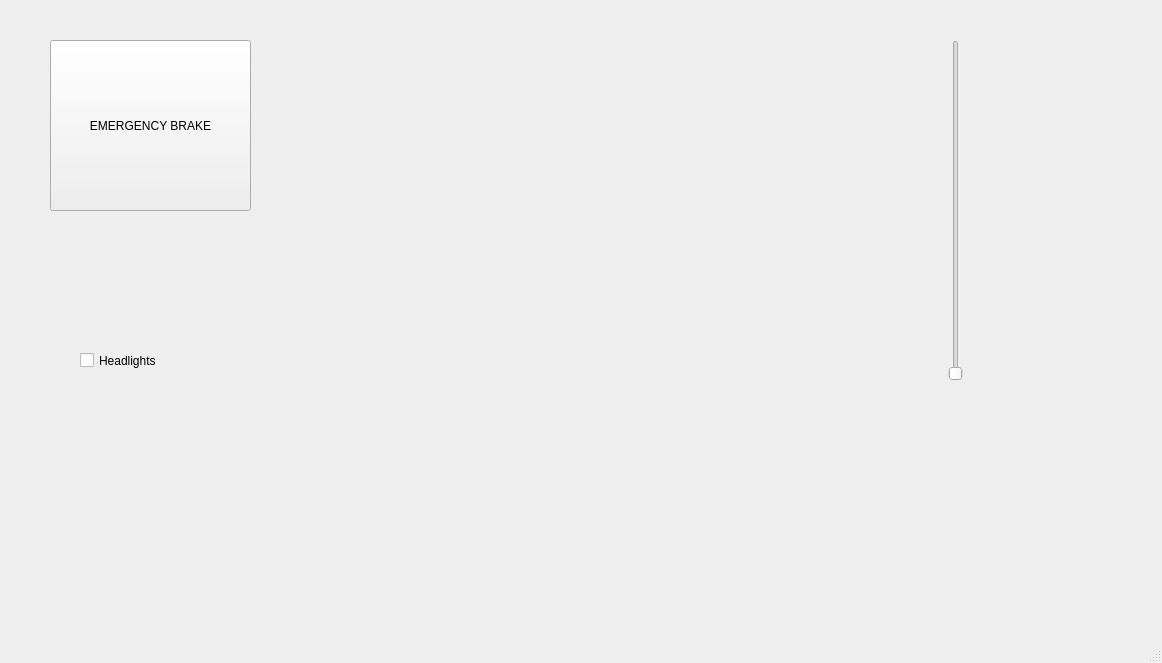
<?xml version="1.0" encoding="UTF-8"?>
<ui version="4.0">
 <class>MainWindow</class>
 <widget class="QMainWindow" name="MainWindow">
  <property name="geometry">
   <rect>
    <x>0</x>
    <y>0</y>
    <width>1162</width>
    <height>663</height>
   </rect>
  </property>
  <property name="windowTitle">
   <string>MainWindow</string>
  </property>
  <widget class="QWidget" name="centralwidget">
   <widget class="QPushButton" name="EmerBrake">
    <property name="geometry">
     <rect>
      <x>50</x>
      <y>40</y>
      <width>201</width>
      <height>171</height>
     </rect>
    </property>
    <property name="text">
     <string>EMERGENCY BRAKE</string>
    </property>
    <property name="checkable">
     <bool>true</bool>
    </property>
   </widget>
   <widget class="QSlider" name="SpeedRequest">
    <property name="geometry">
     <rect>
      <x>880</x>
      <y>40</y>
      <width>151</width>
      <height>341</height>
     </rect>
    </property>
    <property name="orientation">
     <enum>Qt::Vertical</enum>
    </property>
   </widget>
   <widget class="QCheckBox" name="Headlights">
    <property name="geometry">
     <rect>
      <x>80</x>
      <y>340</y>
      <width>111</width>
      <height>41</height>
     </rect>
    </property>
    <property name="text">
     <string>Headlights</string>
    </property>
   </widget>
  </widget>
  <widget class="QStatusBar" name="statusbar"/>
 </widget>
 <resources/>
 <connections/>
</ui>
